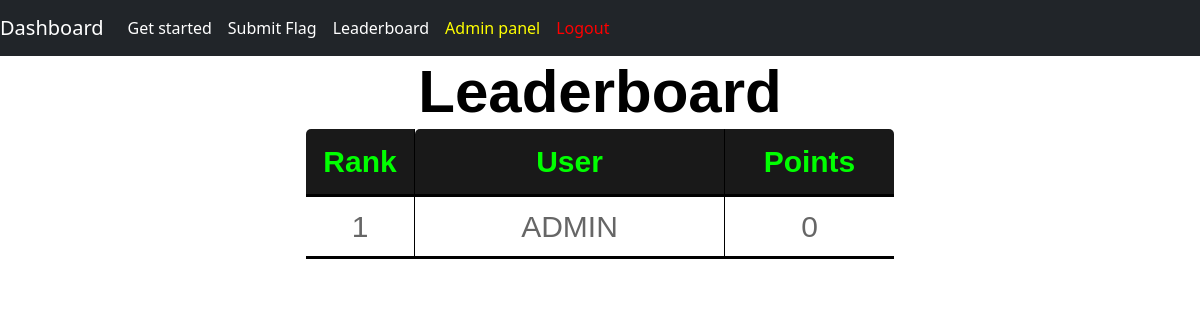
The page /leaderboard (signed in) on the database its author committed.
### app.py (models this page shows)
class User(db.Model, UserMixin):
    id = Column(Integer, primary_key=True, unique=True, nullable=False)
    username = Column(String(20), nullable=False, unique=True)
    password = Column(String(255), nullable=False)
    role = Column(Integer, default=0)
    total_points = Column(Integer, default=0) # default 0 as cant add points with null as current value
    relationship = relationship('User_challenge')

### app.py (the view)
@app.route("/leaderboard", methods=['GET'])
def leaderboard():
    score = User.query.order_by(User.total_points.desc()).all() # queries high->low score in db to use in leaderboard template
    rank = db.session.execute("select RANK() OVER(ORDER BY total_points DESC) AS rank FROM user;").all()
    rank2 = []
    for i in rank:
        rank2.append(i.rank)
    return render_template("leaderboard.html", score=score, rank=rank2)

### app.py (called while the page is built)
@login_manager.user_loader
def load_user(user_id):
    if user_id is not None:
        return User.query.get(int(user_id))
    else:
        return None

### templates/leaderboard.html (shortened to what this page needs)
{% extends 'base.html' %}
{% block head %}
<link href="static/Leaderboard.css" rel="stylesheet" type="text/css">
{% endblock %}
{% block body %}
<div class="container-fluid">
    <div class="row">
        <center>
            <h1>Leaderboard</h1>
        <div class="table-responsive col-md-6">
            <table style="width: 100%;">
                <tr>
                    <th>Rank</th>
                    <th>User</th>
                    <th>Points</th>
                </tr>
                    {% for x in score %}
                <tr>
                    <td> {{ rank[loop.index0] }}</td>
                    <td> {{ x.username.upper() }} </td>
                    <td> {{ x.total_points }} </td>
                </tr>
                    {% endfor %}
            </table>
        </center>
        </div>
    </div>
{% endblock %}

### static/leaderboard.css (style rules this page uses)
table { font-family: "Lucida Sans Unicode", "Lucida Grande", Sans-Serif; font-size: 30px; border-radius: 10px; border-spacing: 0; text-align: center; }
th { background: rgba(0, 0, 0, 0.9); padding: 10px 20px; color: rgb(0, 255, 0); }
th, td { border-style: solid; border-width: 0 1px 3px 0; border-color: rgb(0, 0, 0); }
th:first-child { border-top-left-radius: 5px; width: 10%; }
th:nth-child(2) { border-top-left-radius: 5px; width: 40%; }
th:last-child { border-top-right-radius: 5px; border-right: none; width: 20%; }
th:first-child, td:first-child { padding: 7px 8px; }
td { padding: 7px 20px; background: rgb(255, 255, 255); color: rgba(0, 0, 0, 0.6); }
tr:last-child td:first-child { border-radius: 0 0 0 5px; }
tr td:last-child { border-right: none; }
h1 { color: #000000; font-family: arial, sans-serif; font-size: 60px; font-weight: bold; margin-top: 0px; margin-bottom: 1px; }

### rows shown on the page
User: rank "1", username "ADMIN", total_points "0"
